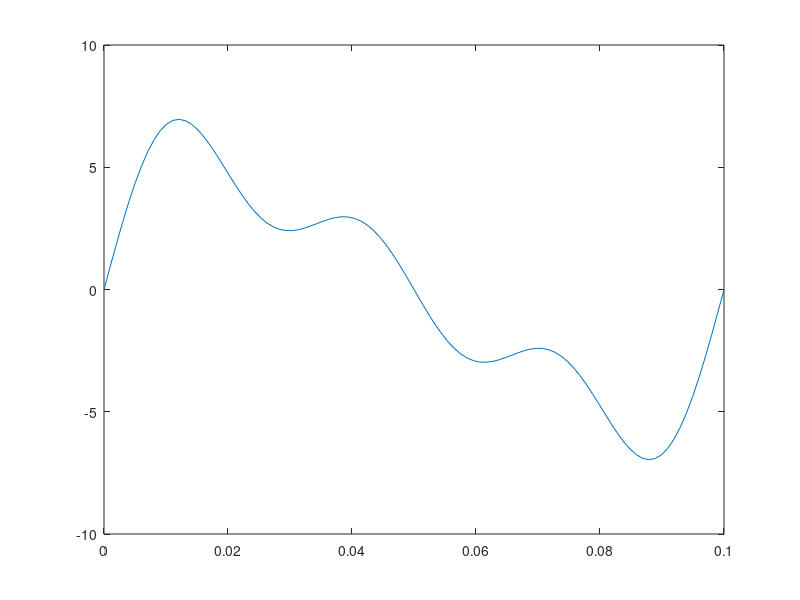
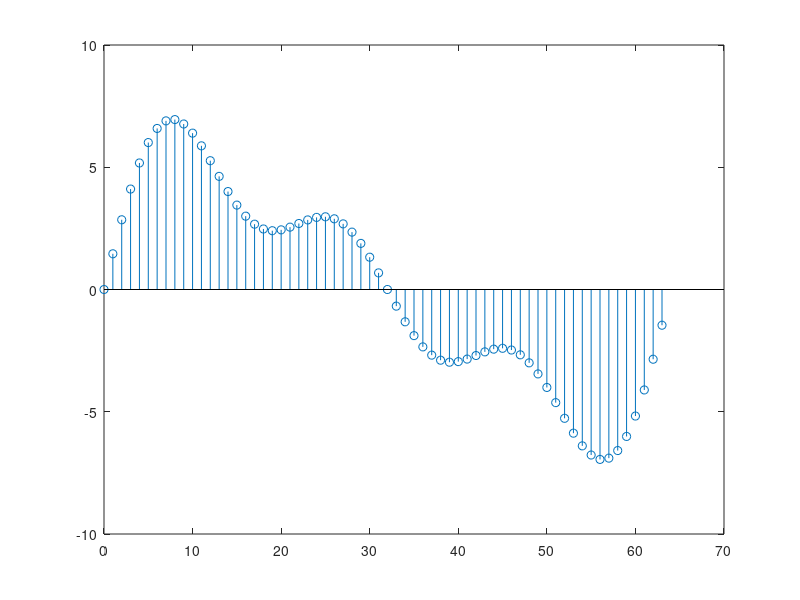
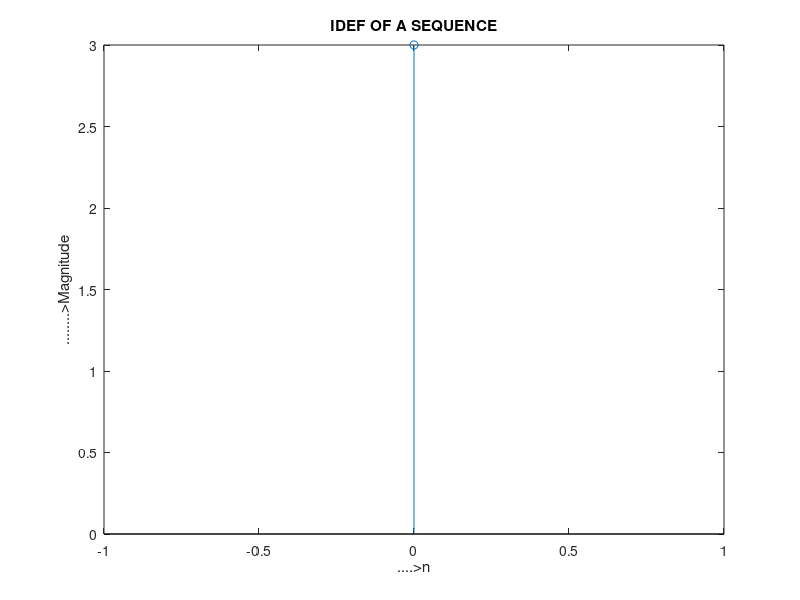

Write the MATLAB code that produced these figures, in order.
% Explanation and implementation Discrete Fourier Transform(DFT) and Inverse 
%Discrete Fourier Transform(IDFT) using MATLAB.
clc 
clear all 
close all 
Fa=10; 
Fs=640; 
T=1/Fa; 
t=0:T/99:T; 
y=5*sin(2*pi*Fa*t) +2*sin(2*pi*2*Fa*t)+2*sin(2*pi*3*Fa*t); 
figure(1) 
plot(t,y); 
Ts=1/Fs; 
N=T/Ts; 
n=0:N-1; 
yy=5*sin(2*pi*Fa*n*Ts)+ 2*sin(2*pi*2*Fa*n*Ts)+ 2*sin(2*pi*3*Fa*n*Ts); 
figure(2) 
stem(n,yy) 
h=[]; 
b=[]; 
for(k=1:1:N) 
for (n=1:1:N) 
ff=yy(n)*exp(-j*2*pi*(k-1-(N/2))*(n-1-(N/2))/N); 
h=[ h ff]; 
end 
p=sum(h); 
b=[b p]; 
h=0; 
end 
figure(3) 
f=Fs*(-N/2:(N/2)-1)/N; 
stem(f,abs(b)); 
axis([ -30 30 0 160]); 
%IDFT of a sequence 
Xk=3-3j; 
[N,M]=size(Xk); 
if M~=1; 
Xk=Xk.'; 
N=M; 
end; 
xn=zeros(N,1); 
k=0:N-1; 
for n=0:N-1; 
xn(n+1)=exp(j*2*pi*k*n/N)*Xk; 
end; 
xn=xn/N; 
disp('x(n)='); 
disp(xn); 
plot(xn); 
grid on; 
plot(xn); 
stem(k,xn); 
xlabel('....>n'); 
ylabel('........>Magnitude'); 
title('IDEF OF A SEQUENCE');
